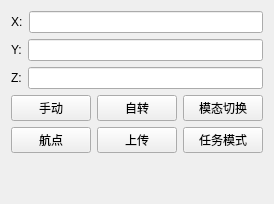
               <widget class="QWidget" name="widget_2" native="true">
                <layout class="QVBoxLayout" name="verticalLayout_20">
                 <item>
                  <layout class="QVBoxLayout" name="verticalLayout_19">
                   <item>
                    <layout class="QHBoxLayout" name="horizontalLayout_10">
                     <item>
                      <widget class="QLabel" name="label_11">
                       <property name="text">
                        <string>X:</string>
                       </property>
                      </widget>
                     </item>
                     <item>
                      <widget class="QLineEdit" name="Edit_flight_X_2"/>
                     </item>
                    </layout>
                   </item>
                   <item>
                    <layout class="QHBoxLayout" name="horizontalLayout_50">
                     <item>
                      <widget class="QLabel" name="label_137">
                       <property name="text">
                        <string>Y:</string>
                       </property>
                      </widget>
                     </item>
                     <item>
                      <widget class="QLineEdit" name="Edit_flight_Y_2"/>
                     </item>
                    </layout>
                   </item>
                   <item>
                    <layout class="QHBoxLayout" name="horizontalLayout_142">
                     <item>
                      <widget class="QLabel" name="label_138">
                       <property name="text">
                        <string>Z:</string>
                       </property>
                      </widget>
                     </item>
                     <item>
                      <widget class="QLineEdit" name="Edit_flight_Z_2"/>
                     </item>
                    </layout>
                   </item>
                  </layout>
                 </item>
                 <item>
                  <layout class="QGridLayout" name="gridLayout_4">
                   <item row="0" column="0">
                    <widget class="QPushButton" name="Button_roll_manual">
                     <property name="text">
                      <string>手动</string>
                     </property>
                    </widget>
                   </item>
                   <item row="0" column="1">
                    <widget class="QPushButton" name="Button_roll_rotation">
                     <property name="text">
                      <string>自转</string>
                     </property>
                    </widget>
                   </item>
                   <item row="0" column="2">
                    <widget class="QPushButton" name="Button_roll_switch">
                     <property name="text">
                      <string>模态切换</string>
                     </property>
                    </widget>
                   </item>
                   <item row="1" column="0">
                    <widget class="QPushButton" name="Button_roll_waypoint">
                     <property name="text">
                      <string>航点</string>
                     </property>
                    </widget>
                   </item>
                   <item row="1" column="1">
                    <widget class="QPushButton" name="Button_roll_upload">
                     <property name="text">
                      <string>上传</string>
                     </property>
                    </widget>
                   </item>
                   <item row="1" column="2">
                    <widget class="QPushButton" name="Button_roll_mission">
                     <property name="text">
                      <string>任务模式</string>
                     </property>
                    </widget>
                   </item>
                  </layout>
                 </item>
                 <item>
                  <spacer name="verticalSpacer_4">
                   <property name="orientation">
                    <enum>Qt::Vertical</enum>
                   </property>
                   <property name="sizeHint" stdset="0">
                    <size>
                     <width>20</width>
                     <height>40</height>
                    </size>
                   </property>
                  </spacer>
                 </item>
                </layout>
               </widget>
